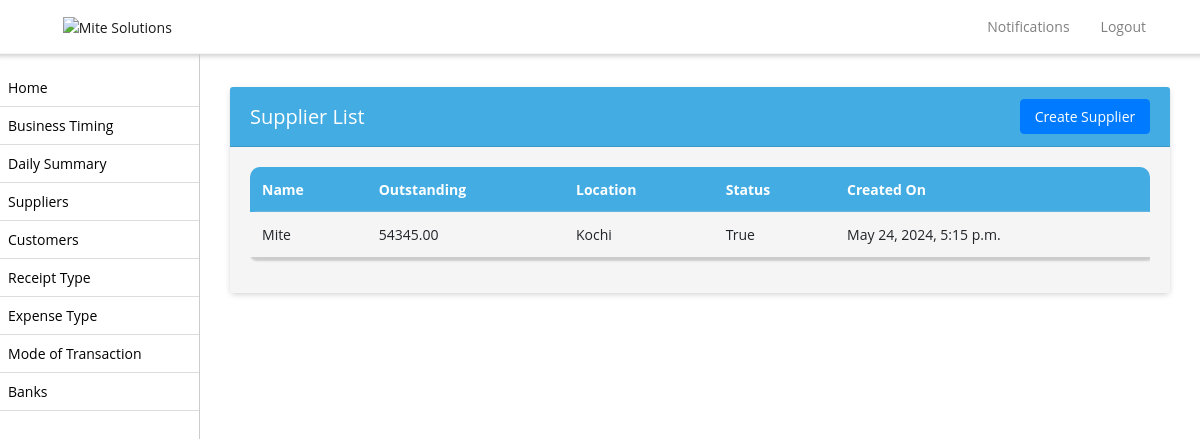
Page /supplier-list/ (signed in) on the earlier database version.
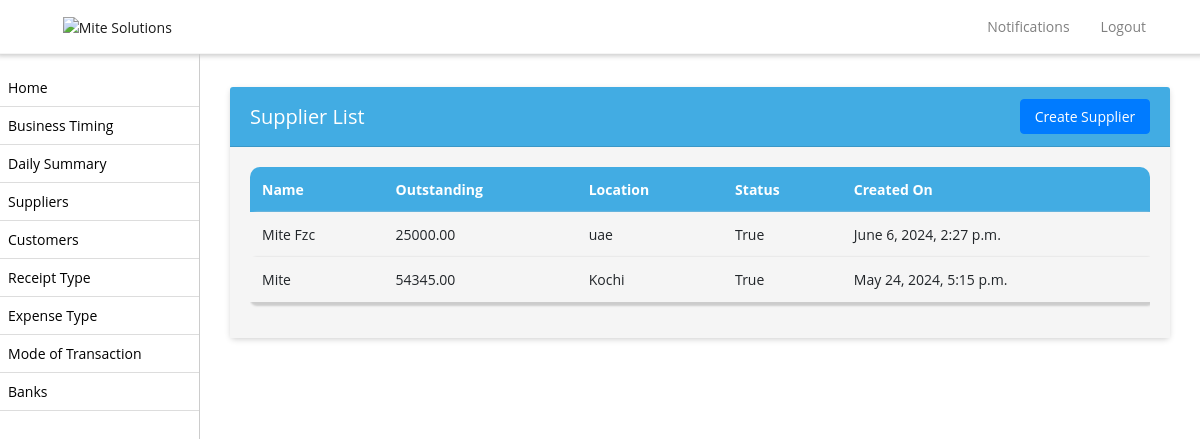
Same page on the later database version.
### biztrackapp/models.py (models this page shows, shortened)
class Supplier(models.Model):
    name = models.CharField(max_length=255)
    business_profile = models.CharField(max_length=255, null=True)
    outstanding = models.DecimalField(max_digits=10, decimal_places=2)
    location = models.CharField(max_length=255)
    status = models.BooleanField(default=True)  # BooleanField to represent True or False
    created_on = models.DateTimeField(auto_now_add=True, null=True)

### biztrackapp/views.py (the view)
# urls.py: path('supplier-list/', supplier_list, name='supplier_list'),
def supplier_list(request):
    try:
        shop_admin = ShopAdmin.objects.get(user=request.user)
        shop = shop_admin.shop
        business = BusinessProfile.objects.get(license_number=shop.license_number)
    except ShopAdmin.DoesNotExist:
        return redirect('login')
    except BusinessProfile.DoesNotExist:
        business = None
    suplliers = Supplier.objects.filter(business_profile=business.id).order_by('-created_on')
    return render(request, 'supplier-list.html', {'suppliers': suplliers})

### biztrackapp/templates/supplier-list.html (shortened to what this page needs)
{% extends 'base.html' %}
{% block content %}
<div class="container mt-3">
    <div class="card">
        <div class="card-header  d-flex justify-content-between align-items-center">
            <h5 class="mb-0">Supplier List</h5>
            <a href="{% url 'create_supplier' %}" class="btn btn-primary float-right">Create Supplier</a>
        </div>
        <div class="card-body">
            <div class="table-responsive">
            <table  class="table table-bordered table-striped nowrap"  style="width: 100%;">
                <thead>
                    <tr>
                        <th>Name</th>
                        <th>Outstanding</th>
                        <th>Location</th>
                        <th>Status</th>
                        <th>Created On</th>
                    </tr>
                </thead>
                <tbody>
                    {% for supplier in suppliers %}
                    <tr>
                        <td>{{ supplier.name }}</td>
                        <td>{{ supplier.outstanding }}</td>
                        <td>{{ supplier.location }}</td>
                        <td>{{ supplier.status }}</td>
                        <td>{{ supplier.created_on }}</td>
                    </tr>
                    {% endfor %}
                </tbody>
            </table>
        </div>
        </div>
    </div>
</div>
{% endblock %}

Differences in the rows shown:
added Supplier: name "Mite Fzc", outstanding "25000.00", location "uae", status "True", created_on "June 6, 2024, 2:27 p.m."
